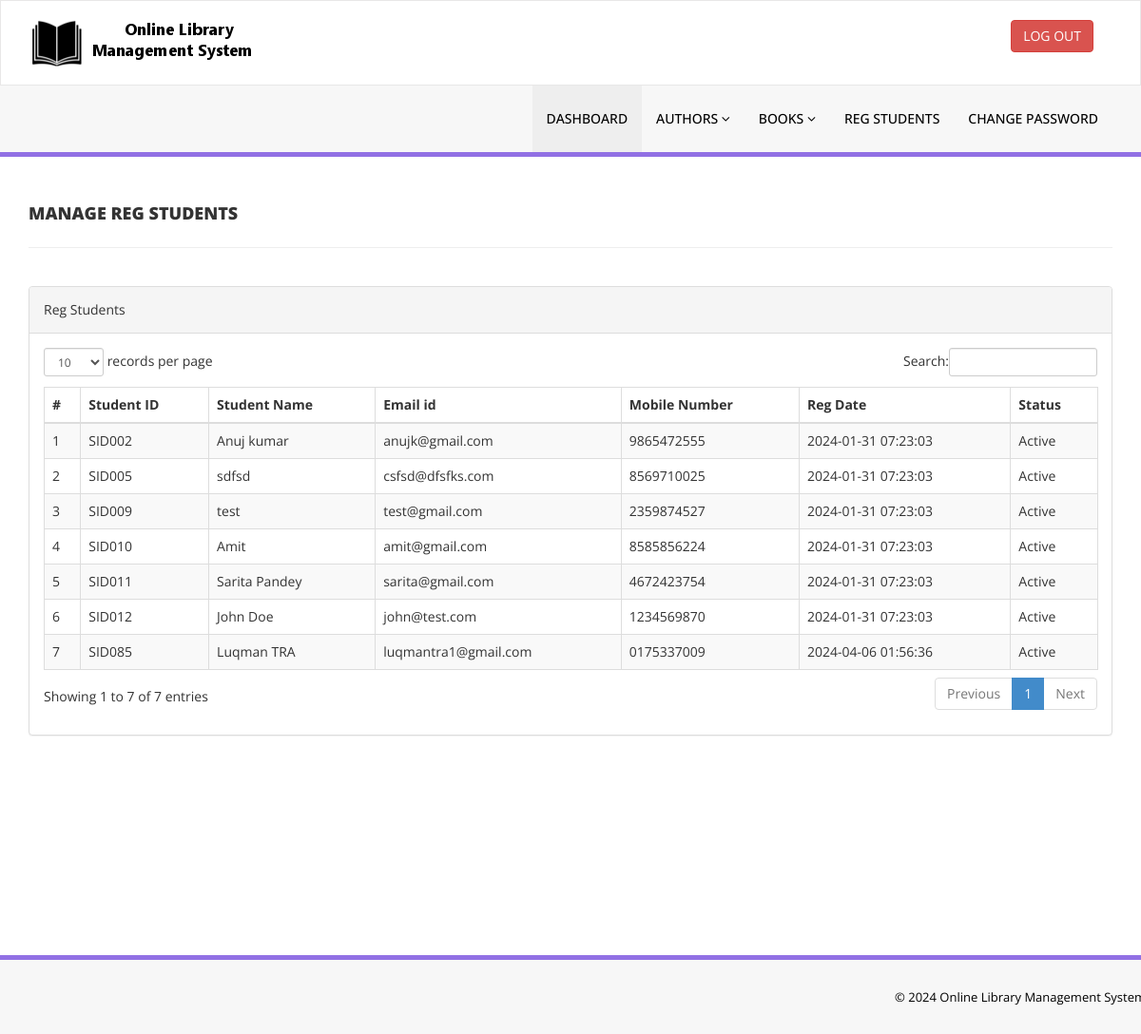
The app's page /library/admin/reg-students.php (signed in) with its own data.
### tables this page shows
CREATE TABLE `tblstudents` (
  `id` int(11) NOT NULL,
  `StudentId` varchar(100) DEFAULT NULL,
  `FullName` varchar(120) DEFAULT NULL,
  `EmailId` varchar(120) DEFAULT NULL,
  `MobileNumber` char(11) DEFAULT NULL,
  `Password` varchar(120) DEFAULT NULL,
  `Status` int(11) DEFAULT NULL,
  `RegDate` timestamp NULL DEFAULT current_timestamp(),
  `UpdationDate` timestamp NULL DEFAULT NULL ON UPDATE current_timestamp(),
  `verification_token` varchar(64) DEFAULT NULL
);

### library/admin/reg-students.php (the view, shortened to what this page needs)
<?php
include('includes/config.php');
if(strlen($_SESSION['alogin'])==0)
{
    header('location:index.php');
}
else {
    ?>
    <!DOCTYPE html>
    <html xmlns="http://www.w3.org/1999/xhtml">
    <head>
        <link href="assets/css/bootstrap.css" rel="stylesheet" />
        <link href="assets/css/font-awesome.css" rel="stylesheet" />
        <link href="assets/js/dataTables/dataTables.bootstrap.css" rel="stylesheet" />
        <link href="assets/css/style.css" rel="stylesheet" />
    </head>
    <body>
        <?php include('includes/header.php');?>
        <div class="content-wrapper">
            <div class="container">
                <div class="row pad-botm">
                    <div class="col-md-12">
                        <h4 class="header-line">Manage Reg Students</h4>
                    </div>
                </div>
                <div class="row">
                    <div class="col-md-12">
                        <div class="panel panel-default">
                            <div class="panel-heading">
                                Reg Students
                            </div>
                            <div class="panel-body">
                                <div class="table-responsive">
                                    <table class="table table-striped table-bordered table-hover" id="dataTables-example">
                                        <thead>
                                            <tr>
                                                <th>#</th>
                                                <th>Student ID</th>
                                                <th>Student Name</th>
                                                <th>Email id </th>
                                                <th>Mobile Number</th>
                                                <th>Reg Date</th>
                                                <th>Status</th>
                                            </tr>
                                        </thead>
                                        <tbody>
                                            <?php
                                            $sql = "SELECT * from tblstudents";
                                            $query = $dbh->prepare($sql);
                                            $query->execute();
                                            $results=$query->fetchAll(PDO::FETCH_OBJ);
                                            $cnt=1;
                                            if($query->rowCount() > 0) {
                                                foreach($results as $result) { ?>
                                                    <tr class="odd gradeX">
                                                        <td class="center"><?php echo htmlentities($cnt);?></td>
                                                        <td class="center"><?php echo htmlentities($result->StudentId);?></td>
                                                        <td class="center"><?php echo htmlentities($result->FullName);?></td>
                                                        <td class="center"><?php echo htmlentities($result->EmailId);?></td>
                                                        <td class="center"><?php echo htmlentities($result->MobileNumber);?></td>
                                                        <td class="center"><?php echo htmlentities($result->RegDate);?></td>
                                                        <td class="center">
                                                            <?php
                                                            if($result->Status==1) {
                                                                echo htmlentities("Active");
                                                            } else {
                                                                echo htmlentities("Blocked");
                                                            }
                                                            ?>
                                                        </td>
                                                    </tr>
                                                    <?php $cnt=$cnt+1;
                                                }
                                            } ?>
                                        </tbody>
                                    </table>
                                </div>
                            </div>
                        </div>
                    </div>
                </div>
            </div>
        </div>
        <?php include('includes/footer.php');?>
    </body>
    </html>
    <?php
}
?>

### library/admin/assets/css/style.css (style rules this page uses)
.content-wrapper { margin-top: 40px; min-height:800px; padding-bottom:90px; }
.header-line { font-weight:900; padding-bottom:25px; border-bottom:1px solid #eeeeee; text-transform:uppercase; }
.pad-botm { padding-bottom:30px; }

### records on screen
tblstudents: StudentId "SID002", FullName "Anuj kumar", EmailId "anujk@gmail.com", MobileNumber "9865472555", RegDate "2024-01-31 07:23:03"
tblstudents: StudentId "SID005", FullName "sdfsd", EmailId "csfsd@dfsfks.com", MobileNumber "8569710025", RegDate "2024-01-31 07:23:03"
tblstudents: StudentId "SID009", FullName "test", EmailId "test@gmail.com", MobileNumber "2359874527", RegDate "2024-01-31 07:23:03"
tblstudents: StudentId "SID010", FullName "Amit", EmailId "amit@gmail.com", MobileNumber "8585856224", RegDate "2024-01-31 07:23:03"
tblstudents: StudentId "SID011", FullName "Sarita Pandey", EmailId "sarita@gmail.com", MobileNumber "4672423754", RegDate "2024-01-31 07:23:03"
tblstudents: StudentId "SID012", FullName "John Doe", EmailId "john@test.com", MobileNumber "1234569870", RegDate "2024-01-31 07:23:03"
tblstudents: StudentId "SID085", FullName "Luqman TRA", EmailId "luqmantra1@gmail.com", MobileNumber "0175337009", RegDate "2024-04-06 01:56:36"
